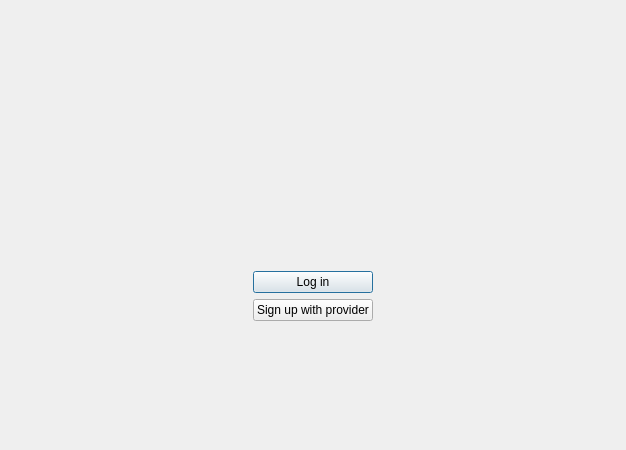
<?xml version="1.0" encoding="UTF-8"?>
<ui version="4.0">
    <class>OCC::WelcomePage</class>
    <widget class="QWidget" name="OCC::WelcomePage">
        <property name="geometry">
            <rect>
                <x>0</x>
                <y>0</y>
                <width>626</width>
                <height>450</height>
            </rect>
        </property>
        <property name="sizePolicy">
            <sizepolicy hsizetype="Preferred" vsizetype="Preferred">
                <horstretch>0</horstretch>
                <verstretch>0</verstretch>
            </sizepolicy>
        </property>
        <property name="windowTitle">
            <string>Form</string>
        </property>
        <layout class="QHBoxLayout" name="mainHbox">
            <item>
                <spacer name="leftHorizontalSpacer">
                    <property name="orientation">
                        <enum>Qt::Horizontal</enum>
                    </property>
                    <property name="sizeType">
                        <enum>QSizePolicy::Minimum</enum>
                    </property>
                    <property name="sizeHint" stdset="0">
                        <size>
                            <width>128</width>
                            <height>20</height>
                        </size>
                    </property>
                </spacer>
            </item>
            <item>
                <layout class="QVBoxLayout" name="verticalLayout_2">
                    <item>
                        <spacer name="verticalSpacer_3">
                            <property name="orientation">
                                <enum>Qt::Vertical</enum>
                            </property>
                            <property name="sizeType">
                                <enum>QSizePolicy::Fixed</enum>
                            </property>
                            <property name="sizeHint" stdset="0">
                                <size>
                                    <width>20</width>
                                    <height>70</height>
                                </size>
                            </property>
                        </spacer>
                    </item>
                    <item>
                        <layout class="QHBoxLayout" name="slideShow_hLayout">
                            <property name="topMargin">
                                <number>0</number>
                            </property>
                            <item>
                                <widget class="QPushButton" name="slideShowPreviousButton">
                                    <property name="maximumSize">
                                        <size>
                                            <width>40</width>
                                            <height>16777215</height>
                                        </size>
                                    </property>
                                    <property name="text">
                                        <string/>
                                    </property>
                                    <property name="autoDefault">
                                        <bool>false</bool>
                                    </property>
                                    <property name="default">
                                        <bool>false</bool>
                                    </property>
                                    <property name="flat">
                                        <bool>true</bool>
                                    </property>
                                </widget>
                            </item>
                            <item>
                                <widget class="OCC::SlideShow" name="slideShow" native="true">
                                    <property name="font">
                                        <font>
                                            <pointsize>12</pointsize>
                                            <bold>true</bold>
                                        </font>
                                    </property>
                                    <property name="sizeHint" stdset="0">
                                        <size>
                                            <width>-1</width>
                                            <height>-1</height>
                                        </size>
                                    </property>
                                </widget>
                            </item>
                            <item>
                                <widget class="QPushButton" name="slideShowNextButton">
                                    <property name="maximumSize">
                                        <size>
                                            <width>40</width>
                                            <height>16777215</height>
                                        </size>
                                    </property>
                                    <property name="text">
                                        <string/>
                                    </property>
                                    <property name="autoDefault">
                                        <bool>false</bool>
                                    </property>
                                    <property name="default">
                                        <bool>false</bool>
                                    </property>
                                    <property name="flat">
                                        <bool>true</bool>
                                    </property>
                                </widget>
                            </item>
                        </layout>
                    </item>
                    <item>
                        <spacer name="verticalSpacer_2">
                            <property name="orientation">
                                <enum>Qt::Vertical</enum>
                            </property>
                            <property name="sizeType">
                                <enum>QSizePolicy::Fixed</enum>
                            </property>
                            <property name="sizeHint" stdset="0">
                                <size>
                                    <width>20</width>
                                    <height>50</height>
                                </size>
                            </property>
                        </spacer>
                    </item>
                    <item>
                        <layout class="QHBoxLayout" name="buttonArea_hLayout">
                            <property name="leftMargin">
                                <number>0</number>
                            </property>
                            <property name="topMargin">
                                <number>0</number>
                            </property>
                            <item>
                                <spacer name="horizontalSpacer">
                                    <property name="orientation">
                                        <enum>Qt::Horizontal</enum>
                                    </property>
                                    <property name="sizeHint" stdset="0">
                                        <size>
                                            <width>40</width>
                                            <height>20</height>
                                        </size>
                                    </property>
                                </spacer>
                            </item>
                            <item>
                                <layout class="QVBoxLayout" name="verticalLayout">
                                    <property name="topMargin">
                                        <number>0</number>
                                    </property>
                                    <item>
                                        <spacer name="verticalSpacer">
                                            <property name="orientation">
                                                <enum>Qt::Vertical</enum>
                                            </property>
                                            <property name="sizeHint" stdset="0">
                                                <size>
                                                    <width>20</width>
                                                    <height>0</height>
                                                </size>
                                            </property>
                                        </spacer>
                                    </item>
                                    <item>
                                        <widget class="QPushButton" name="loginButton">
                                            <property name="text">
                                                <string>Log in</string>
                                            </property>
                                            <property name="autoDefault">
                                                <bool>true</bool>
                                            </property>
                                            <property name="default">
                                                <bool>true</bool>
                                            </property>
                                        </widget>
                                    </item>
                                    <item>
                                        <widget class="QPushButton" name="createAccountButton">
                                            <property name="text">
                                                <string>Sign up with provider</string>
                                            </property>
                                            <property name="autoDefault">
                                                <bool>true</bool>
                                            </property>
                                            <property name="default">
                                                <bool>false</bool>
                                            </property>
                                        </widget>
                                    </item>
                                    <item>
                                        <widget class="OCC::LinkLabel" name="hostYourOwnServerLabel" native="true"/>
                                    </item>
                                    <item>
                                        <spacer name="verticalSpacer_5">
                                            <property name="orientation">
                                                <enum>Qt::Vertical</enum>
                                            </property>
                                            <property name="sizeHint" stdset="0">
                                                <size>
                                                    <width>20</width>
                                                    <height>60</height>
                                                </size>
                                            </property>
                                        </spacer>
                                    </item>
                                </layout>
                            </item>
                            <item>
                                <spacer name="horizontalSpacer_2">
                                    <property name="orientation">
                                        <enum>Qt::Horizontal</enum>
                                    </property>
                                    <property name="sizeHint" stdset="0">
                                        <size>
                                            <width>40</width>
                                            <height>0</height>
                                        </size>
                                    </property>
                                </spacer>
                            </item>
                        </layout>
                    </item>
                    <item>
                        <spacer name="verticalSpacer_4">
                            <property name="orientation">
                                <enum>Qt::Vertical</enum>
                            </property>
                            <property name="sizeType">
                                <enum>QSizePolicy::Fixed</enum>
                            </property>
                            <property name="sizeHint" stdset="0">
                                <size>
                                    <width>20</width>
                                    <height>0</height>
                                </size>
                            </property>
                        </spacer>
                    </item>
                </layout>
            </item>
            <item>
                <spacer name="rightHorizontalSpacer">
                    <property name="orientation">
                        <enum>Qt::Horizontal</enum>
                    </property>
                    <property name="sizeType">
                        <enum>QSizePolicy::Minimum</enum>
                    </property>
                    <property name="sizeHint" stdset="0">
                        <size>
                            <width>128</width>
                            <height>20</height>
                        </size>
                    </property>
                </spacer>
            </item>
        </layout>
    </widget>
    <customwidgets>
        <customwidget>
            <class>OCC::SlideShow</class>
            <extends>QWidget</extends>
            <header>wizard/slideshow.h</header>
        </customwidget>
        <customwidget>
            <class>OCC::LinkLabel</class>
            <extends>QWidget</extends>
            <header>wizard/linklabel.h</header>
            <container>1</container>
        </customwidget>
    </customwidgets>
    <resources/>
    <connections/>
</ui>
